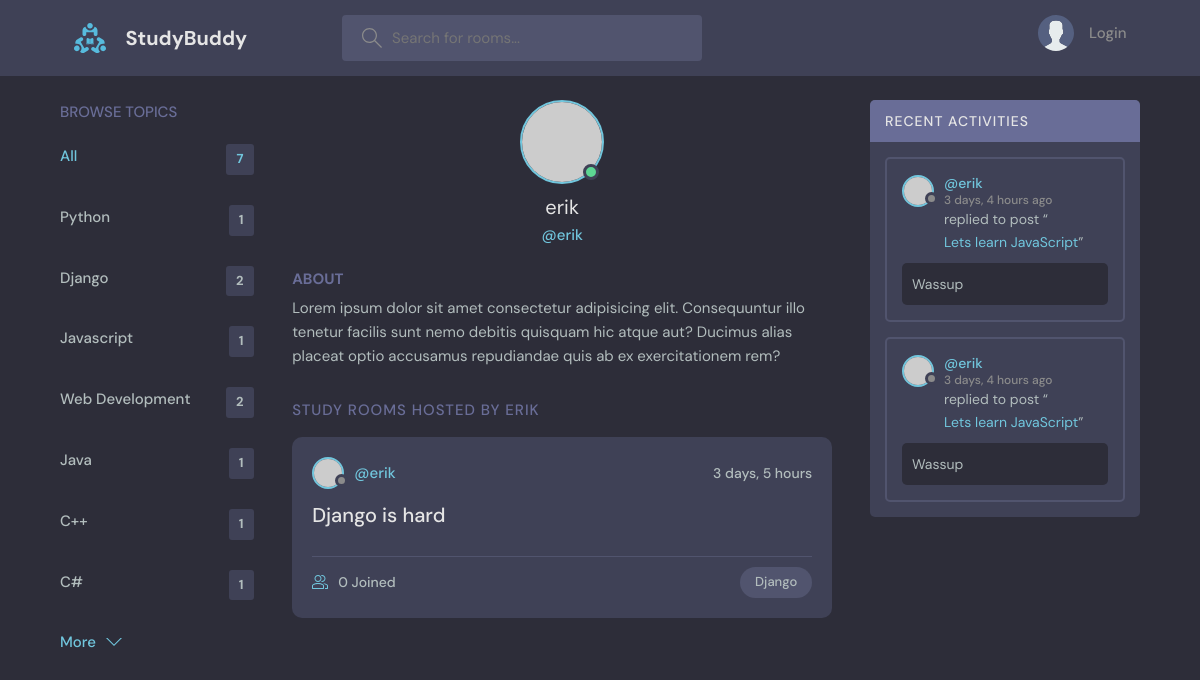
The page /profile/3 on the database its author committed.
### base/models.py (models this page shows, shortened)
class Topic(models.Model):
    name = models.CharField(max_length=200)

class Room(models.Model):
    host = models.ForeignKey(User, on_delete=models.SET_NULL, null=True)
    topic = models.ForeignKey(Topic, on_delete=models.SET_NULL, null=True)
    name = models.CharField(max_length=200)
    description = models.TextField(null=True, blank=True)
    participants = models.ManyToManyField(
        User, related_name='participants', blank=True)
    updated = models.DateTimeField(auto_now=True)
    created = models.DateTimeField(auto_now_add=True)
    class Meta:
        ordering = ['-updated', '-created']
    def __str__(self):
        return str(self.name)

class Message(models.Model):
    user = models.ForeignKey(User, on_delete=models.CASCADE)
    room = models.ForeignKey(Room, on_delete=models.CASCADE)
    body = models.TextField()
    updated = models.DateTimeField(auto_now=True)
    created = models.DateTimeField(auto_now_add=True)
    class Meta:
        ordering = ['-updated', '-created']

### base/views.py (the view)
# urls.py: path('profile/<str:pk>', views.userProfile, name="user-profile"),
def userProfile(request, pk):
    user = User.objects.get(id=pk)
    rooms = user.room_set.all()
    room_messages = user.message_set.all()
    topics = Topic.objects.all()
    context = {'user': user, 'rooms': rooms,
               'room_messages': room_messages, 'topics': topics}
    return render(request, 'base/profile.html', context)

### base/templates/base/profile.html (shortened to what this page needs)
{%extends 'main.html'%}
{%block content%}
  <main class="profile-page layout layout--3">
    <div class="container">
      {%include 'base/topics_component.html'%}
      <div class="roomList">
        <div class="profile">
          <div class="profile__avatar">
            <div class="avatar avatar--large active">
              <img src="https://randomuser.me/api/portraits/men/11.jpg" />
            </div>
          </div>
          <div class="profile__info">
            <h3>{{user.username}}</h3>
            <p>@{{user.username}}</p>
          </div>
          <div class="profile__about">
            <h3>About</h3>
            <p>
              Lorem ipsum dolor sit amet consectetur adipisicing elit. Consequuntur illo tenetur
              facilis sunt nemo debitis quisquam hic atque aut? Ducimus alias placeat optio
              accusamus repudiandae quis ab ex exercitationem rem?
            </p>
          </div>
        </div>
        <div class="roomList__header">
          <div>
            <h2>Study Rooms Hosted by {{user.username}}</a>
            </h2>
          </div>
        </div>
        {%include 'base/feed_component.html'%}
      </div>
      {%include 'base/activity_component.html'%}
    </div>
  </main>
{%endblock content%}

### base/templates/base/topics_component.html
{%load static%}
<div class="topics">
  <div class="topics__header">
    <h2>Browse Topics</h2>
  </div>
  <ul class="topics__list">
    <li>
      <a href="{% url 'home' %}" class="active">All <span>{{topics.count}}</span></a>
    </li>
    {% for topic in topics %}
    <li>
      <a href="{%url 'home' %}?q={{topic.name}}">{{topic.name}}<span>{{topic.room_set.all.count }}</span></a>
    </li>
    {% endfor %}
  </ul>
  <a class="btn btn--link" href="topics.html">
    More
    <svg version="1.1" xmlns="http://www.w3.org/2000/svg" width="32" height="32" viewBox="0 0 32 32">
      <title>chevron-down</title>
      <path d="M16 21l-13-13h-3l16 16 16-16h-3l-13 13z"></path>
    </svg>
  </a>
</div>

### base/templates/base/feed_component.html (shortened to what this page needs)
{%for room in rooms%}
<div class="roomListRoom">
  <div class="roomListRoom__header">
    <a href="{%url 'user-profile' room.host.id%}" class="roomListRoom__author">
      <div class="avatar avatar--small">
        <img src="https://randomuser.me/api/portraits/women/11.jpg" />
      </div>
      <span>@{{room.host.username}}</span>
    </a>
    <div class="roomListRoom__actions">
      <span>{{room.created|timesince}}</span>
    </div>
  </div>
  <div class="roomListRoom__content">
    <a href="{%url 'room' room.id%}">{{room.name}}</a>
  </div>
  <div class="roomListRoom__meta">
    <a href="{%url 'room' room.id%}" class="roomListRoom__joined">
      {{room.participants.all.count}} Joined
    </a>
    <p class="roomListRoom__topic">{{room.topic.name}}</p>
  </div>
</div>
{% endfor%}

### base/templates/base/activity_component.html (shortened to what this page needs)
<div class="activities">
  <div class="activities__header">
    <h2>Recent Activities</h2>
  </div>
  {%for message in room_messages%}
  <div class="activities__box">
    <div class="activities__boxHeader roomListRoom__header">
      <a href="{% url 'user-profile' message.user.id%}" class="roomListRoom__author">
        <div class="avatar avatar--small">
          <img src="https://randomuser.me/api/portraits/women/11.jpg" />
        </div>
        <p>
          @{{message.user}}
          <span>{{message.created|timesince}} ago</span>
        </p>
      </a>
    </div>
    <div class="activities__boxContent">
      <p>replied to post “<a href="{% url 'room' message.room.id %}">{{message.room}}</a>”</p>
      <div class="activities__boxRoomContent">
        {{message.body}}
      </div>
    </div>
  </div>
  {%endfor%}
</div>

### rows shown on the page
Topic: name "Python", room_set.all.count "1"
Topic: name "Django", room_set.all.count "2"
Topic: name "Javascript", room_set.all.count "1"
Topic: name "Web Development", room_set.all.count "2"
Topic: name "Java", room_set.all.count "1"
Topic: name "C++", room_set.all.count "1"
Topic: name "C#", room_set.all.count "1"
Room: host.username "erik", created "3 days, 5 hours", name "Django is hard", participants.all.count "0", topic.name "Django"
Message: user "erik", created "3 days, 4 hours", room "Lets learn JavaScript", body "Wassup"
Message: user "erik", created "3 days, 4 hours", room "Lets learn JavaScript", body "Wassup"

### other values the page prints
{{ topics.count }} "7"
{{ user.username }} "erik"
{{ user.username }} "ERIK"
